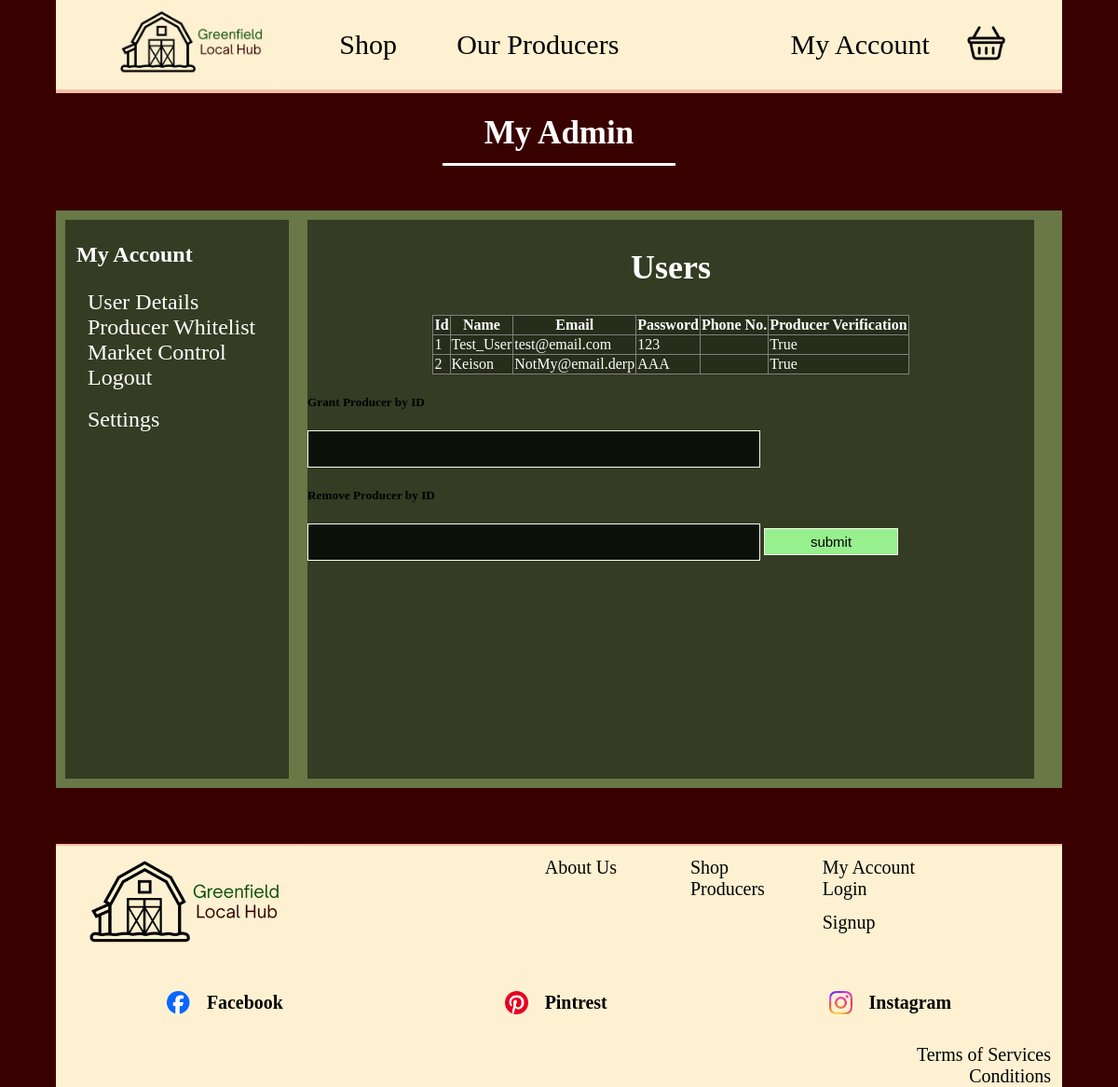
Page /adminPanel_producerWhitelist on the committed database.
### tables this page shows
CREATE TABLE "User" (
	"Id" INTEGER NOT NULL, 
	"Name" VARCHAR, 
	"Email" VARCHAR, 
	"Password" VARCHAR, 
	"PhoneNumber" VARCHAR, 
	"ProducerVer" BOOLEAN, 
	PRIMARY KEY ("Id"), 
	CHECK ("ProducerVer" IN (0, 1))
);

### app.py (the view)
@login_required
@app.route("/adminPanel_producerWhitelist", methods=["GET", "POST"])
def adminPanel_producerWhitelist():
    result = callAll(User)
    callAll(Producer)
    if request.method == "POST":
        grant()
        remove()
        return redirect("/adminPanel_producerWhitelist")
    return render_template("adminPanel_producerWhitelist.html", result=result,)

### app.py (called while the page is built)
def callAll(tableName):
    conn = engine.connect()
    result = conn.execute(select([tableName])).fetchall()
    return result

### templates/adminPanel_producerWhitelist.html (shortened to what this page needs)
<!DOCTYPE html>
<html lang="en">
<head>
    <link rel="stylesheet" href="{{url_for('static', filename='/css/adminPanel.css')}}" />
</head>
<body>
    {% extends "base.html" %}
    {% block content %}
    <h1 class="title"> My Admin </h1>
    <div class="underline"></div>
    <div class="dashboard">
        <div class="sideNav">
            <div class="adminPanel">
                <h3> My Account</h3>
                <a href="adminPanel"> User Details </a>
                <a href="adminPanel_producerWhitelist"> Producer Whitelist </a>
                <a href="adminPanel_marketControl"> Market Control</a>
            </div>
            <a href="/logout"> Logout </a>
            <br><br>
            <div class="settings">
                <a href="wip"> Settings </a>
            </div>
        </div>
        <form method="POST" class="sideContainer">
            <h2> Users </h2>
            <table>
                <tr>
                    <th>Id</th>
                    <th>Name</th>
                    <th>Email</th>
                    <th>Password</th>
                    <th>Phone No.</th>
                    <th>Producer Verification</th>
                </tr>
                {% for user in result %}
                <tr>
                    {% for info in user %}
                    <td> {{ info }} </td>
                    {% endfor %}
                </tr>
                {% endfor %}
            </table>
            <h5> Grant Producer by ID</h5>
            <input id="grant" name="grant">
            <h5> Remove Producer by ID</h5>
            <input id="remove" name="remove">
            <button type="submit" class="button"> submit </button>
        </form>
    </div>
    {% endblock %}

### static/css/adminpanel.css (style rules this page uses)
body { background-color: rgba(0,0,0,0.25); }
.dashboard { grid-template-columns: auto auto; height: 50vw; }
.dashboard h3 { text-align: left !important; font-size: 2vw !important; }
.sideNav { width: 20vw; }
.sideContainer { width: 65vw; }
.button { width: 12vw; font-size: 1.25vw; }
input { width: 40vw; height: 3vw; color: white; background-color: rgba(0,0,0,0.75); border: 0.25px #F9FFED solid; margin: auto; }

### static/css/base.css (style rules this page uses)
body { width: min(90vw, 1250px); margin: auto; background-color: #390000; }
h2 { text-align: center; }
a { text-decoration: none; color: black; }
table { color: white; background-color: rgba(0, 0, 0, 0.25); border: 0.1vw white solid; border-collapse: collapse; margin: auto; }
th { border: 0.1vw grey solid; }
td { border: 0.1vw grey solid; }
.title { text-align: center; color: white; font-size: min(3vw, 35px); }
.underline { width: min(35vw, 250px); height: 0.25vw; margin: -1vw auto 4vw; auto; background-color: white; }
.dashboard { display: grid; background-color: rgba(152, 239, 142, 0.5); padding: 10px; margin: auto; }
.dashboard h3 { text-align:center; color: white; font-size: min(3vw, 40px); }
.sideNav { background-color: rgba(0,0,0,0.5); }
.sideNav div { display: grid; }
.sideNav h3 { color: white; margin-left: 1vw; font-size: 2vw; }
.sideNav a { color: white; margin-left: 2vw; font-size: min(2vw, 30px); }
.sideContainer { background-color: rgba(0,0,0,0.5); }
.sideContainer h2 { color: white; font-size: min(3vw, 50px); }
.button { background-color: #98EF8E; margin: auto; padding: 0.3rem; border: 0.1rem #F9FFED solid; text-align: center; }

### rows in the picture
User: user "1" "True", Name "Test_User", Email "test@email.com", Password "123"
User: user "2" "True", Name "Keison", Email "NotMy@email.derp", Password "AAA"
